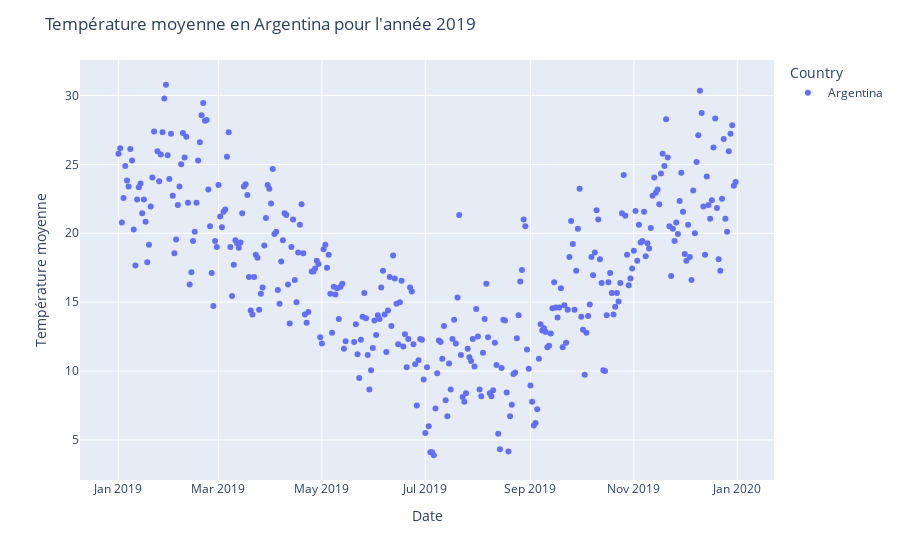
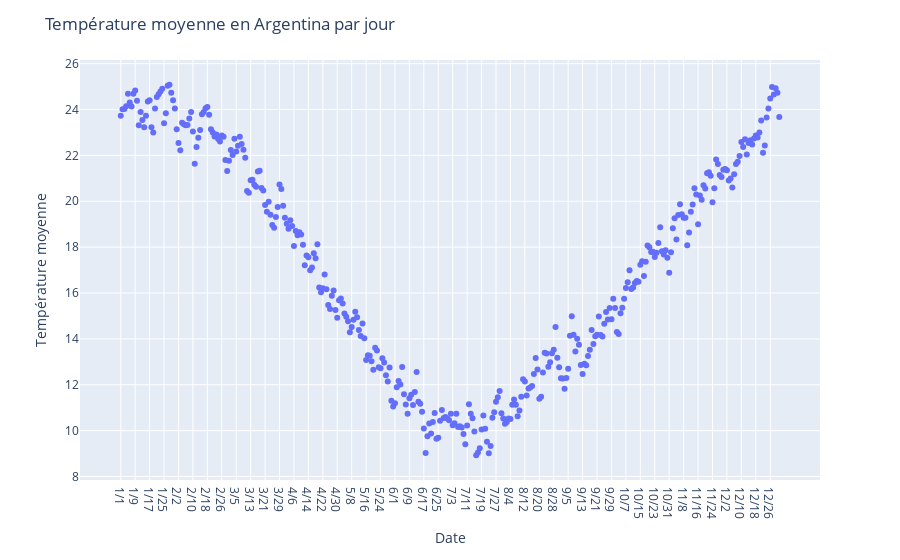

Notebook cell for these charts, in order:
### Code cell
plot_evol_temp_moy_byannee('Argentina', 2019)
plot_evol_temp_moy('Argentina')

### Figure 1 — Plotly figure (JSON) as saved in the notebook; plotly's stock layout.template omitted (floating-point values rounded to 4 significant figures; data arrays with more than 128 entries replaced by an {"elided": "..."} marker saying what was removed)
{"data": [{"hovertemplate": "Country=Argentina<br>date=%{x}<br>AvgTemperature=%{y}<extra></extra>", "legendgroup": "Argentina", "marker": {"color": "#636efa", "symbol": "circle"}, "mode": "markers", "name": "Argentina", "orientation": "v", "showlegend": true, "type": "scatter", "x": {"elided": "359 str values"}, "xaxis": "x", "y": {"elided": "359 float values"}, "yaxis": "y"}], "layout": {"legend": {"title": {"text": "Country"}, "tracegroupgap": 0}, "margin": {"t": 60}, "title": {"text": "Température moyenne en Argentina pour l'année 2019"}, "xaxis": {"anchor": "y", "domain": [0, 1], "title": {"text": "Date"}}, "yaxis": {"anchor": "x", "domain": [0, 1], "title": {"text": "Température moyenne"}}}}

### Figure 2 — Plotly figure (JSON) as saved in the notebook; plotly's stock layout.template omitted (floating-point values rounded to 4 significant figures; data arrays with more than 128 entries replaced by an {"elided": "..."} marker saying what was removed)
{"data": [{"hovertemplate": "date=%{x}<br>AvgTemperature=%{y}<extra></extra>", "legendgroup": "", "marker": {"color": "#636efa", "symbol": "circle"}, "mode": "markers", "name": "", "orientation": "v", "showlegend": false, "type": "scatter", "x": {"elided": "366 str values"}, "xaxis": "x", "y": {"elided": "366 float values"}, "yaxis": "y"}], "layout": {"legend": {"tracegroupgap": 0}, "margin": {"t": 60}, "title": {"text": "Température moyenne en Argentina par jour"}, "xaxis": {"anchor": "y", "domain": [0, 1], "title": {"text": "Date"}}, "yaxis": {"anchor": "x", "domain": [0, 1], "title": {"text": "Température moyenne"}}}}
